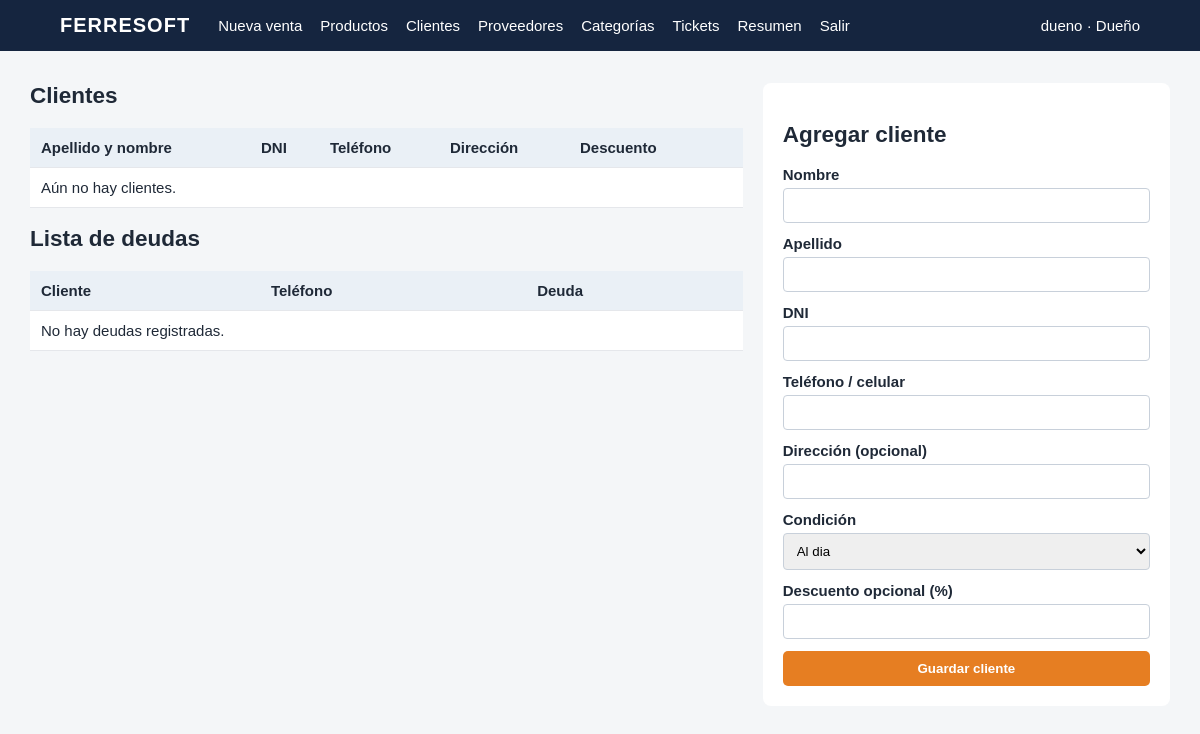
Page /customers (signed in) on the earlier database version.
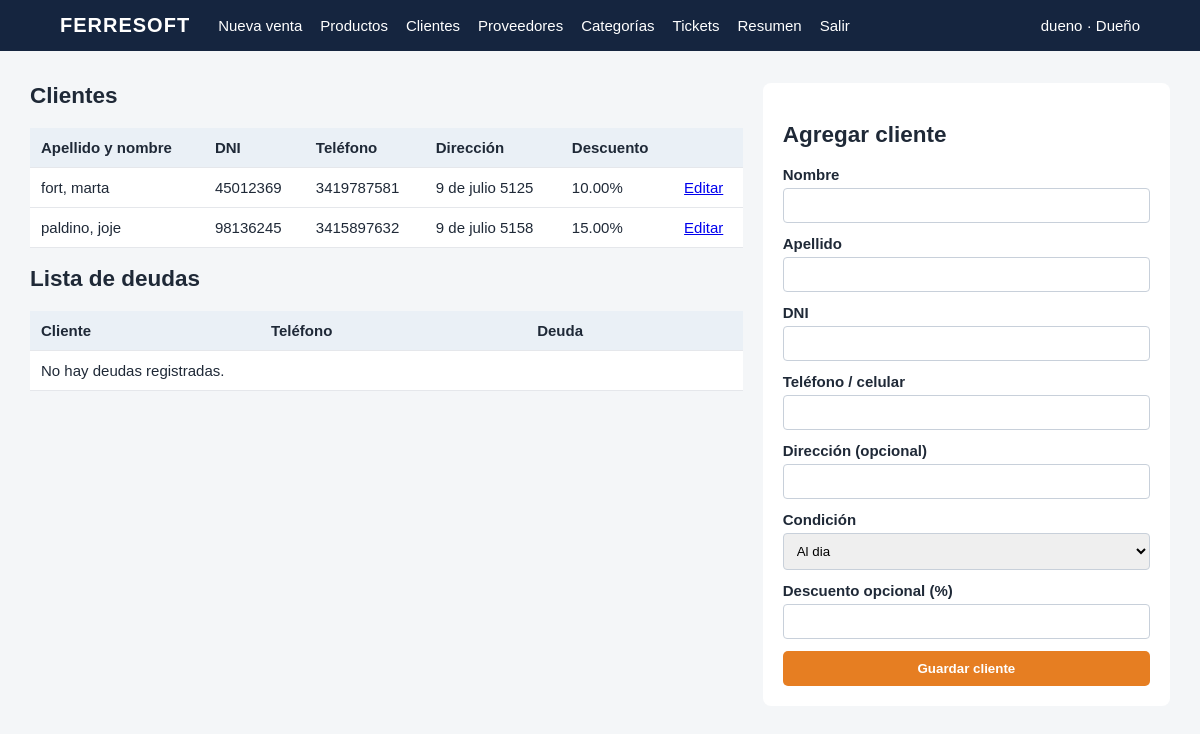
Same page on the later database version.
### app/__init__.py (models this page shows, shortened)
class User(db.Model):
    id = db.Column(db.Integer, primary_key=True)
    username = db.Column(db.String(60), unique=True, nullable=False)
    password_hash = db.Column(db.String(255), nullable=False)
    role = db.Column(db.String(20), nullable=False)  # owner | employee
    active = db.Column(db.Boolean, default=True, nullable=False)

class Customer(db.Model):
    id = db.Column(db.Integer, primary_key=True)
    name = db.Column(db.String(160), nullable=False)
    first_name = db.Column(db.String(100), default="", nullable=False)
    last_name = db.Column(db.String(100), default="", nullable=False)
    dni = db.Column(db.String(30), unique=True, nullable=True)
    phone = db.Column(db.String(60), default="")
    address = db.Column(db.String(250), default="")
    debt_balance = db.Column(db.Numeric(14, 2), default=0, nullable=False)
    condition = db.Column(db.String(30), default="Al dia", nullable=False)
    discount_percent = db.Column(db.Numeric(5, 2), default=0, nullable=False)
    active = db.Column(db.Boolean, default=True, nullable=False)

### app/__init__.py (the view, shortened to what this page needs)
    @app.route("/customers", methods=["GET", "POST"])
    @login_required
    def customers():
        return render_template("customers.html", customers=Customer.query.order_by(Customer.name).all())

### app/__init__.py (called while the page is built)
def current_user():
    uid = session.get("user_id")
    return db.session.get(User, uid) if uid else None

def login_required(view):
    @wraps(view)
    def wrapped(*args, **kwargs):
        if not current_user():
            return redirect(url_for("login"))
        return view(*args, **kwargs)
    return wrapped

### app/templates/customers.html
{% extends 'base.html' %}{% block content %}<div class="two-col"><section><h1>Clientes</h1><table><thead><tr><th>Apellido y nombre</th><th>DNI</th><th>Teléfono</th><th>Dirección</th><th>Descuento</th><th></th></tr></thead><tbody>{% for c in customers %}<tr><td>{{c.last_name+', '+c.first_name if c.first_name else c.name}}</td><td>{{c.dni or '—'}}</td><td>{{c.phone or '—'}}</td><td>{{c.address or '—'}}</td><td>{{c.discount_percent}}%</td><td>{% if current_user.role=='owner' %}<a href="{{url_for('customer_edit',customer_id=c.id)}}">Editar</a>{% endif %}</td></tr>{% else %}<tr><td colspan="6">Aún no hay clientes.</td></tr>{% endfor %}</tbody></table><h2>Lista de deudas</h2><table><thead><tr><th>Cliente</th><th>Teléfono</th><th>Deuda</th></tr></thead><tbody>{% for c in customers if c.debt_balance > 0 %}<tr><td>{{c.last_name+', '+c.first_name if c.first_name else c.name}}</td><td>{{c.phone}}</td><td>{{c.debt_balance|ars}}</td></tr>{% else %}<tr><td colspan="3">No hay deudas registradas.</td></tr>{% endfor %}</tbody></table></section><section class="panel"><h2>Agregar cliente</h2><form method="post"><label>Nombre<input name="first_name" required></label><label>Apellido<input name="last_name" required></label><label>DNI<input name="dni"></label><label>Teléfono / celular<input name="phone"></label><label>Dirección (opcional)<input name="address"></label><label>Condición<select name="condition"><option>Al dia</option><option>Saldo pendiente</option><option>Moroso</option><option>Saldo a favor</option></select></label><label>Descuento opcional (%)<input name="discount_percent" type="number" min="0" max="100" step="0.01"></label><button>Guardar cliente</button></form></section></div>{% endblock %}

### app/templates/base.html
<!doctype html><html lang="es"><head><meta charset="utf-8"><meta name="viewport" content="width=device-width,initial-scale=1"><title>FerreSoft</title><link rel="stylesheet" href="{{ url_for('static', filename='style.css') }}"><link rel="stylesheet" href="{{ url_for('static', filename='updates.css') }}"></head><body>{% if current_user %}<header><a class="brand" href="{{ url_for('dashboard') }}">FERRESOFT</a><nav><a href="{{ url_for('sale_new') }}">Nueva venta</a><a href="{{ url_for('products') }}">Productos</a><a href="{{ url_for('customers') }}">Clientes</a>{% if current_user.role=='owner' %}<a href="{{ url_for('suppliers') }}">Proveedores</a><a href="{{ url_for('catalog') }}">Categorías</a>{% endif %}<a href="{{ url_for('sales') }}">Tickets</a><a href="{{ url_for('sales_report') }}">Resumen</a><a href="{{ url_for('logout') }}">Salir</a></nav><span>{{ current_user.username }} · {{ 'Dueño' if current_user.role == 'owner' else 'Empleado' }}</span></header>{% endif %}<main>{% with messages=get_flashed_messages(with_categories=true) %}{% for cat,msg in messages %}<div class="alert {{cat}}">{{msg}}</div>{% endfor %}{% endwith %}{% block content %}{% endblock %}</main></body></html>

### app/static/style.css (style rules this page uses)
:root { --navy:#15253f;--orange:#e67e22;--pale:#f4f6f8;--red:#fff0f0 }
* { box-sizing:border-box }
body { margin:0;background:var(--pale);font:15px Arial,sans-serif;color:#1f2937 }
header { background:var(--navy);color:#fff;padding:14px 5%;display:flex;align-items:center;gap:28px }
header a { color:#fff;text-decoration:none }
.brand { font-weight:bold;font-size:20px;letter-spacing:1px }
nav { display:flex;gap:18px;flex:1 }
main { max-width:1180px;margin:32px auto;padding:0 20px }
h1 { margin-top:0 }
.button,button { border:0;border-radius:5px;background:var(--orange);color:#fff;padding:10px 14px;cursor:pointer;text-decoration:none;font-weight:bold }
table { width:100%;border-collapse:collapse;background:#fff }
th,td { padding:11px;text-align:left;border-bottom:1px solid #e5e7eb }
th { background:#eaf0f6 }
input,select,textarea { width:100%;padding:9px;border:1px solid #c8d0da;border-radius:4px;margin-top:5px }
label { display:block;font-weight:bold }

### app/static/updates.css (style rules this page uses)
.two-col { display:grid;grid-template-columns:1.4fr .8fr;gap:20px }
.panel { background:#fff;border-radius:8px;padding:20px }
.panel form,.compact-form { display:grid;gap:12px;margin-top:18px }

Differences in the rows shown:
added Customer: first_name+last_name "fort, marta", dni "45012369", phone "3419787581", address "9 de julio 5125", discount_percent "10.00"
added Customer: first_name+last_name "paldino, joje", dni "98136245", phone "3415897632", address "9 de julio 5158", discount_percent "15.00"
Other differences:
text no longer shown: "Aún no hay clientes."
